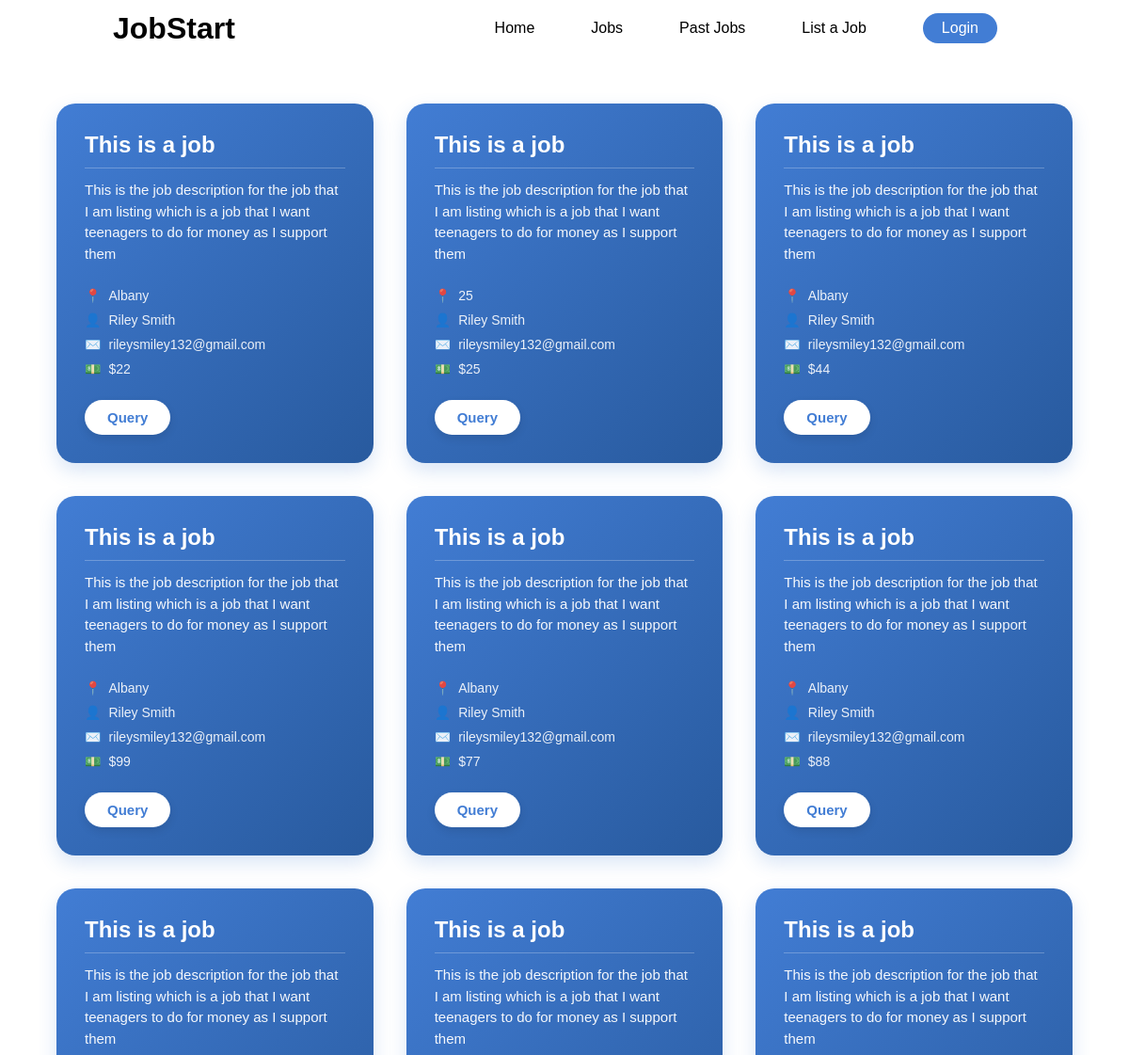
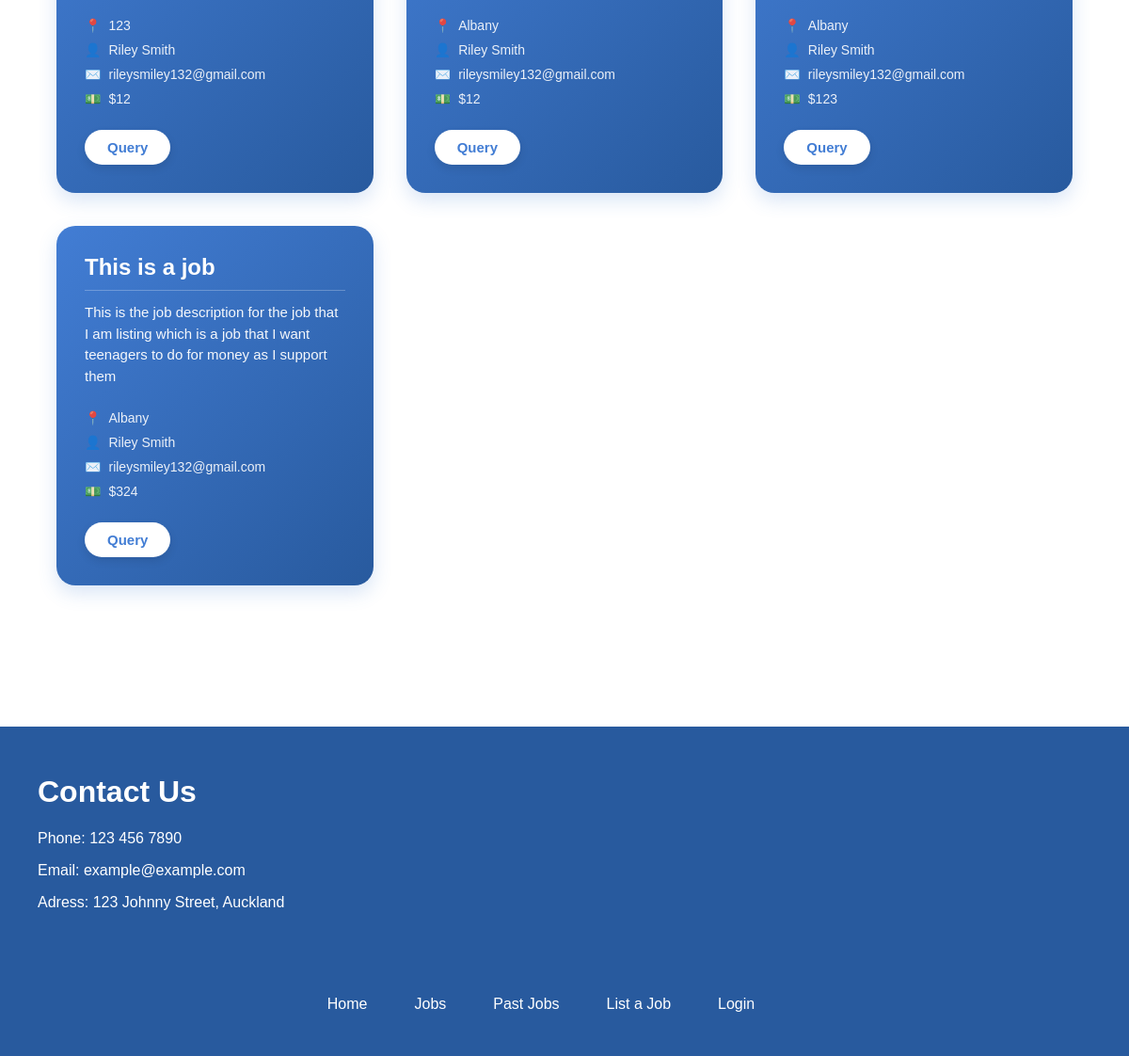
Page /jobs on the committed database (2 pictures, top to bottom).
### tables this page shows
CREATE TABLE jobs (user_id INTEGER REFERENCES users (user_id), job_id INTEGER PRIMARY KEY AUTOINCREMENT, job_desc TEXT, job_title TEXT, job_location TEXT, completed TEXT, pay NUMERIC);

CREATE TABLE users (user_id INTEGER PRIMARY KEY AUTOINCREMENT, user_name TEXT, user_email TEXT, user_pwd TEXT);

### app.py (the view)
@app.route('/jobs')
def jobs():
    conn = sqlite3.connect('app.db')
    conn.row_factory = sqlite3.Row
    cursor = conn.cursor()
    query = '''
        SELECT jobs.*, users.user_name, users.user_email
        FROM jobs
        JOIN users ON jobs.user_id = users.user_id
        WHERE jobs.completed = "no"
    '''
    jobs = cursor.execute(query).fetchall()
    conn.close()
    return render_template('jobs.html', jobs=jobs)

### templates/jobs.html (shortened to what this page needs)
{% extends 'layout.html' %}
{% block content %}
    <div class="all-jobs-container">
        {% for job in jobs %}
            <div class="job-container" id="job--{ loop.index }">
                <h1 class="job-title">{{ job[3] }}</h1>
                <p class="job-desc">{{ job[2] }}</p>
                <p class="job-location">{{ job[4] }}</p>
                <p class="job-user-name">{{ job[7] }}</p>
                <p class="job-user-email">{{ job[8] }}</p>
                <p class="job-pay">${{ job[6] }}</p>
                <button class="query-btn">Query</button>
            </div>
        {% endfor %}
    </div>
{% endblock %}

### templates/layout.html (shortened to what this page needs)
<!DOCTYPE html>
<html lang="en">
    <head>
        <link rel="stylesheet" href="{{ url_for('static', filename='style.css') }}">
    </head>
    <body>
        {% include 'nav.html' %}
        {% block content %}{% endblock %}
        {% include 'footer.html' %}
    </body>
</html>

### templates/nav.html
<div class="nav-bar">
    <a><h1 class="nav-title">JobStart</h1></a>
    <a class="nav-link" href="/" id="nav-home-link">Home</a>
    <a class="nav-link" href="/jobs">Jobs</a>
    <a class="nav-link" href="/past-jobs">Past Jobs</a>
    <a class="nav-link" href="list-job">List a Job</a>
    {% if session.get('user_email') %}
        <a href="/logout"><button class="login-nav-btn">Logout</button></a>
    {% else %}
        <a href="/login"><button class="login-nav-btn">Login</button></a>
    {% endif %}
</div>

### templates/footer.html
<div class="footer">
    <div class="footer-top">
        <h1 class="footer-title">Contact Us</h1>
        <p class="footer-text">Phone: 123 456 7890</p>
        <p class="footer-text">Email: example@example.com</p>
        <p class="footer-text">Adress: 123 Johnny Street, Auckland</p>
    </div>
    <div class="footer-links">
        <a class="footer-link" href="/">Home</a>
        <a class="footer-link" href="/jobs">Jobs</a>
        <a class="footer-link" href="/past-jobs">Past Jobs</a>
        <a class="footer-link" href="/list-job">List a Job</a>
        <a class="footer-link" href="/login">Login</a>
    </div>
</div>

### static/style.css (style rules this page uses)
body { margin: 0; font-family: Arial; }
.nav-link { margin-right: 60px; font-size: 16px; text-decoration: none; color: black; }
#nav-home-link { margin-left: auto; }
.nav-title { position: absolute; left: 10%; top: 50%; transform: translateY(-50%); margin: 0; }
.nav-bar { position: relative; display: flex; align-items: center; background-color: white; color: black; width: 100%; height: 60px; }
.login-nav-btn { font-size: 16px; margin-right: 140px; background-color: #427dd4; color: white; border: none; border-radius: 18px; padding: 7px 20px 7px 20px; }
.footer { margin-top: 100px; width: 100%; height: 40vh; background-color: #285A9E; padding-top: 30px; }
.footer-title { color: white; margin-left: 40px; }
.footer-text { color: white; margin-left: 40px; }
.footer-links { display: flex; justify-content: center; margin-top: 90px; }
.footer-link { color: white; text-decoration: none; margin-right: 50px; }
.footer-top { margin-bottom: 20px; }
.all-jobs-container { display: grid; grid-template-columns: repeat(auto-fit, minmax(300px, 1fr)); gap: 35px; padding: 50px 5%; box-sizing: border-box; }
.job-container { background: linear-gradient(135deg, #427dd4, #285A9E); color: white; border-radius: 20px; min-height: 280px; padding: 30px; box-sizing: border-box; display: flex; flex-direction: column; box-shadow: 0 8px 20px rgba(66, 125, 212, 0.2); transition: transform 0.25 ease, box-shadow 0.25s ease; }
.job-title { font-size: 24px; margin: 0 0 12px 0; font-weight: bold; border-bottom: 1px solid rgba(255, 255, 255, 0.25); padding-bottom: 10px; }
.job-desc { font-size: 15px; line-height: 1.5; margin: 0 0 20px 0; opacity: 0.95; flex-grow: 1; }
.job-location, .job-user-name, .job-user-email, .job-pay { font-size: 14px; margin: 5px 0; opacity: 0.9; display: flex; align-items: center; }
.job-location::before { content: '📍'; margin-right: 8px; }
.job-user-name::before { content: '👤'; margin-right: 8px; }
.job-user-email::before { content: '✉️'; margin-right: 8px; }
.job-pay::before { content: '💵'; margin-right: 8px; }
.query-btn { align-self: flex-start; margin-top: 20px; color: #427dd4; background-color: white; font-size: 15px; font-weight: bold; border: none; padding: 10px 24px; border-radius: 20px; transition: all 0.2s ease; box-shadow: 0 4px 10px rgba(0, 0, 0, 0.1); }

### rows in the picture
jobs: job_title "This is a job", job_desc "This is the job description for the job that I am listing which is a job that I want teenagers to do for money as I support them", job_location "Albany", user_name "Riley Smith", user_email "rileysmiley132@gmail.com", pay "22"
jobs: job_title "This is a job", job_desc "This is the job description for the job that I am listing which is a job that I want teenagers to do for money as I support them", job_location "25", user_name "Riley Smith", user_email "rileysmiley132@gmail.com", pay "25"
jobs: job_title "This is a job", job_desc "This is the job description for the job that I am listing which is a job that I want teenagers to do for money as I support them", job_location "Albany", user_name "Riley Smith", user_email "rileysmiley132@gmail.com", pay "44"
jobs: job_title "This is a job", job_desc "This is the job description for the job that I am listing which is a job that I want teenagers to do for money as I support them", job_location "Albany", user_name "Riley Smith", user_email "rileysmiley132@gmail.com", pay "99"
jobs: job_title "This is a job", job_desc "This is the job description for the job that I am listing which is a job that I want teenagers to do for money as I support them", job_location "Albany", user_name "Riley Smith", user_email "rileysmiley132@gmail.com", pay "77"
jobs: job_title "This is a job", job_desc "This is the job description for the job that I am listing which is a job that I want teenagers to do for money as I support them", job_location "Albany", user_name "Riley Smith", user_email "rileysmiley132@gmail.com", pay "88"
jobs: job_title "This is a job", job_desc "This is the job description for the job that I am listing which is a job that I want teenagers to do for money as I support them", job_location "123", user_name "Riley Smith", user_email "rileysmiley132@gmail.com", pay "12"
jobs: job_title "This is a job", job_desc "This is the job description for the job that I am listing which is a job that I want teenagers to do for money as I support them", job_location "Albany", user_name "Riley Smith", user_email "rileysmiley132@gmail.com", pay "12"
jobs: job_title "This is a job", job_desc "This is the job description for the job that I am listing which is a job that I want teenagers to do for money as I support them", job_location "Albany", user_name "Riley Smith", user_email "rileysmiley132@gmail.com", pay "123"
jobs: job_title "This is a job", job_desc "This is the job description for the job that I am listing which is a job that I want teenagers to do for money as I support them", job_location "Albany", user_name "Riley Smith", user_email "rileysmiley132@gmail.com", pay "324"
